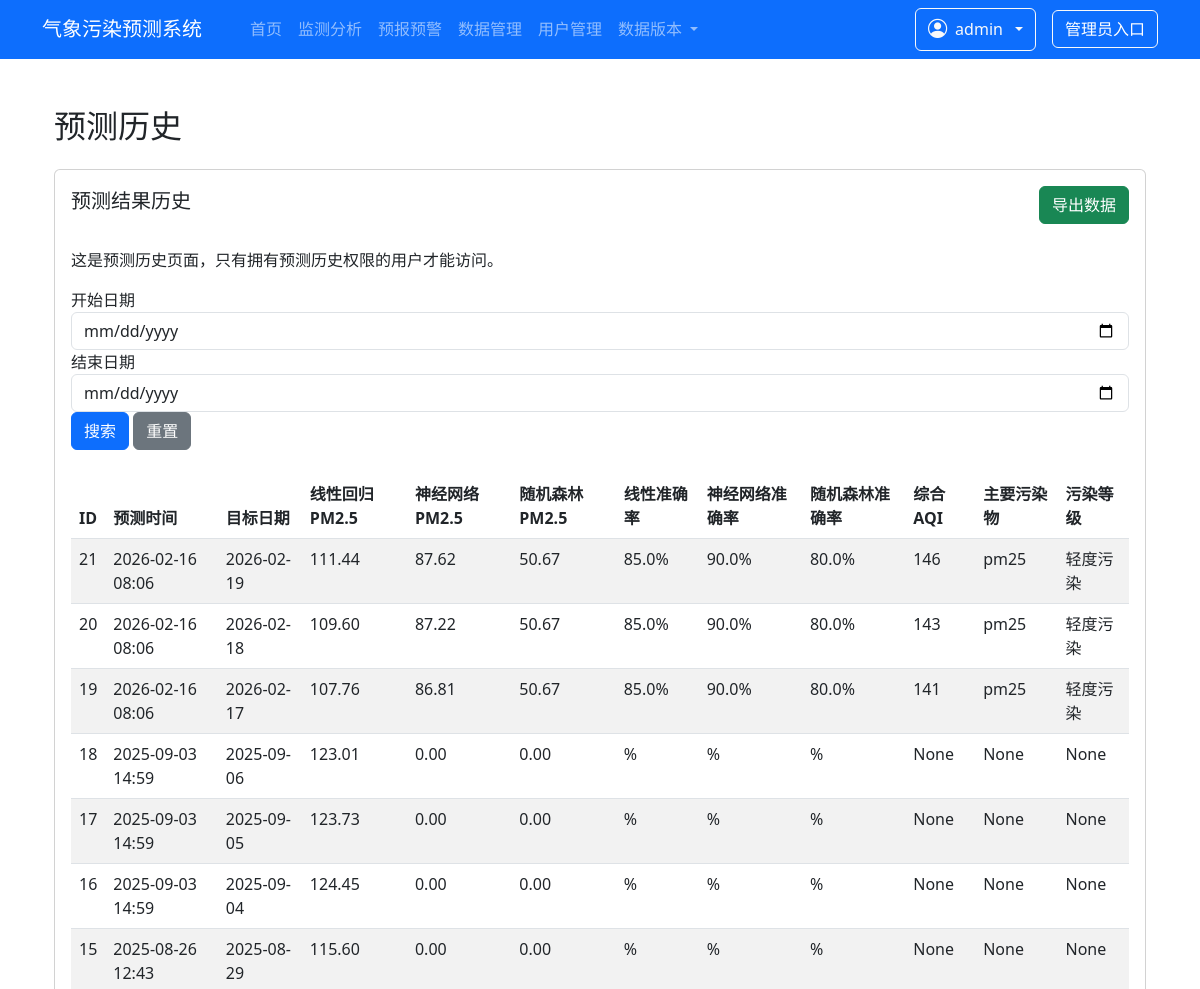
Page /system/prediction-history/ (signed in, upper part) on the earlier database version.
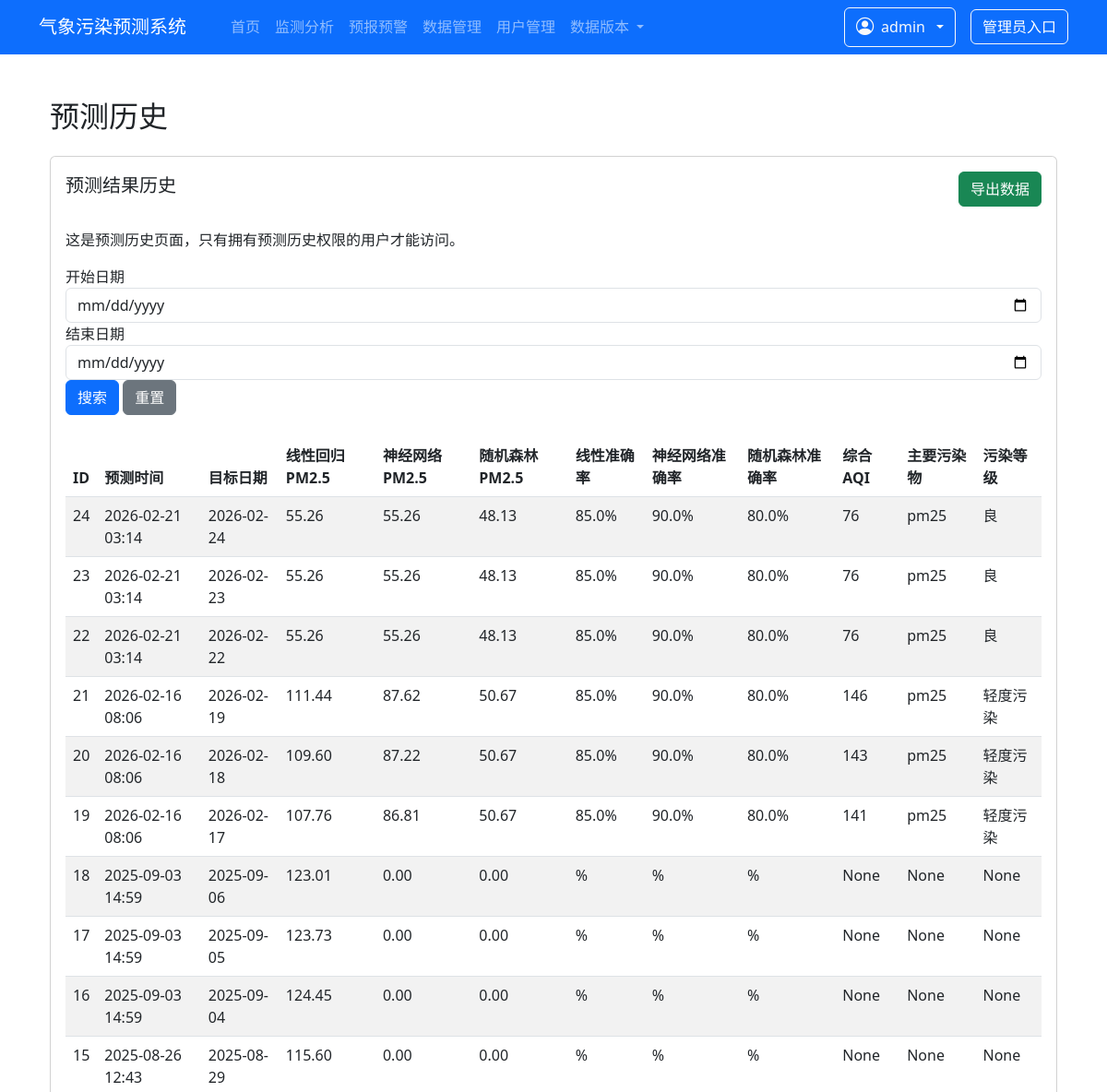
Same page on the later database version.
### pollution_app/models.py (models this page shows, shortened)
class PredictionResult(models.Model):
    predict_time = models.DateTimeField(verbose_name="预测时间", default=timezone.now)
    target_date = models.DateTimeField(verbose_name="预测目标日期")  # 预测哪一天的污染
    pm25_pred = models.FloatField(verbose_name="PM2.5预测值（线性）")
    pm10_pred = models.FloatField(verbose_name="PM10预测值（线性）")
    no2_pred = models.FloatField(verbose_name="NO₂预测值（线性）")
    so2_pred = models.FloatField(verbose_name="SO₂预测值（线性）")
    o3_pred = models.FloatField(verbose_name="O₃预测值（线性）")
    co_pred = models.FloatField(verbose_name="CO预测值（线性）")
    pm25_nn_pred = models.FloatField(default=0.0, verbose_name="PM2.5预测值（神经网络）")
    pm10_nn_pred = models.FloatField(default=0.0, verbose_name="PM10预测值（神经网络）")
    no2_nn_pred = models.FloatField(default=0.0, verbose_name="NO₂预测值（神经网络）")
    so2_nn_pred = models.FloatField(default=0.0, verbose_name="SO₂预测值（神经网络）")
    o3_nn_pred = models.FloatField(default=0.0, verbose_name="O₃预测值（神经网络）")
    co_nn_pred = models.FloatField(default=0.0, verbose_name="CO预测值（神经网络）")
    pm25_rf_pred = models.FloatField(default=0.0, verbose_name="PM2.5预测值（随机森林）")
    pm10_rf_pred = models.FloatField(default=0.0, verbose_name="PM10预测值（随机森林）")
    no2_rf_pred = models.FloatField(default=0.0, verbose_name="NO₂预测值（随机森林）")
    so2_rf_pred = models.FloatField(default=0.0, verbose_name="SO₂预测值（随机森林）")
    o3_rf_pred = models.FloatField(default=0.0, verbose_name="O₃预测值（随机森林）")
    co_rf_pred = models.FloatField(default=0.0, verbose_name="CO预测值（随机森林）")
    linear_accuracy = models.FloatField(verbose_name="线性回归准确率(%)", null=True, blank=True)
    nn_accuracy = models.FloatField(verbose_name="神经网络准确率(%)", null=True, blank=True)
    rf_accuracy = models.FloatField(verbose_name="随机森林准确率(%)", null=True, blank=True)
    overall_aqi_pred = models.IntegerField(verbose_name="综合AQI预测值", null=True, blank=True)
    main_pollutant_pred = models.CharField(verbose_name="主要污染物预测", max_length=20, null=True, blank=True)
    aqi_level_pred = models.CharField(verbose_name="AQI等级预测", max_length=20, null=True, blank=True)
    linear_rmse = models.JSONField(verbose_name="线性模型RMSE", null=True, blank=True) # 新增
    nn_rmse = models.JSONField(verbose_name="神经网络模型RMSE", null=True, blank=True) # 新增
    class Meta:
        verbose_name = "预测结果"
        verbose_name_plural = "预测结果"

### pollution_app/decorators.py (the view, shortened to what this page needs)
        def wrapper(request, *args, **kwargs):
            if not request.user.is_authenticated:
                if request.headers.get('X-Requested-With') == 'XMLHttpRequest':
                    return JsonResponse({'code': 401, 'message': '请先登录'}, status=401)
                from django.shortcuts import redirect
                return redirect('login')
            if request.user.is_staff:
                return func(request, *args, **kwargs)

### pollution_app/views.py (called while the page is built)
@permission_required('prediction_history')
def prediction_history_view(request):
    start_date = request.GET.get('start_date')
    end_date = request.GET.get('end_date')
    model_type = request.GET.get('model_type')
    query = PredictionResult.objects.all()
    if start_date:
        try:
            query = query.filter(predict_time__date__gte=start_date)
        except:
            pass
    if end_date:
        try:
            query = query.filter(predict_time__date__lte=end_date)
        except:
            pass
    predictions = query.order_by('-predict_time')
    return render(request, 'pollution_app/prediction_history.html', {
        'page_title': '预测历史',
        'predictions': predictions,
        'start_date': start_date,
        'end_date': end_date,
        'model_type': model_type
    })

### pollution_app/templates/pollution_app/prediction_history.html (shortened to what this page needs)
{% extends 'pollution_app/base.html' %}
{% block content %}
<div class="container mt-5">
    <h2>{{ page_title }}</h2>
    <div class="card mt-4">
        <div class="card-body">
            <div class="d-flex justify-content-between align-items-center mb-4">
                <h5 class="card-title">预测结果历史</h5>
                <a href="{% url 'export_prediction_history' %}?start_date={{ start_date }}&end_date={{ end_date }}" class="btn btn-success">导出数据</a>
            </div>
            <p class="card-text">这是预测历史页面，只有拥有预测历史权限的用户才能访问。</p>
            <form method="get" class="form-inline mb-4">
                <div class="form-group mr-3">
                    <label for="startDate" class="mr-2">开始日期</label>
                    <input type="date" class="form-control" id="startDate" name="start_date" value="{{ start_date }}">
                </div>
                <div class="form-group mr-3">
                    <label for="endDate" class="mr-2">结束日期</label>
                    <input type="date" class="form-control" id="endDate" name="end_date" value="{{ end_date }}">
                </div>
                <button type="submit" class="btn btn-primary">搜索</button>
                <a href="{% url 'prediction_history_view' %}" class="btn btn-secondary ml-2">重置</a>
            </form>
            {% if predictions %}
            <div class="table-responsive">
                <table class="table table-striped">
                    <thead>
                        <tr>
                            <th>ID</th>
                            <th>预测时间</th>
                            <th>目标日期</th>
                            <th>线性回归PM2.5</th>
                            <th>神经网络PM2.5</th>
                            <th>随机森林PM2.5</th>
                            <th>线性准确率</th>
                            <th>神经网络准确率</th>
                            <th>随机森林准确率</th>
                            <th>综合AQI</th>
                            <th>主要污染物</th>
                            <th>污染等级</th>
                        </tr>
                    </thead>
                    <tbody>
                        {% for prediction in predictions %}
                        <tr>
                            <td>{{ prediction.id }}</td>
                            <td>{{ prediction.predict_time|date:'Y-m-d H:i' }}</td>
                            <td>{{ prediction.target_date|date:'Y-m-d' }}</td>
                            <td>{{ prediction.pm25_pred|floatformat:2 }}</td>
                            <td>{{ prediction.pm25_nn_pred|floatformat:2 }}</td>
                            <td>{{ prediction.pm25_rf_pred|floatformat:2 }}</td>
                            <td>{{ prediction.linear_accuracy|floatformat:1 }}%</td>
                            <td>{{ prediction.nn_accuracy|floatformat:1 }}%</td>
                            <td>{{ prediction.rf_accuracy|floatformat:1 }}%</td>
                            <td>{{ prediction.overall_aqi_pred }}</td>
                            <td>{{ prediction.main_pollutant_pred }}</td>
                            <td>{{ prediction.aqi_level_pred }}</td>
                        </tr>
                        {% endfor %}
                    </tbody>
                </table>
            </div>
            {% else %}
            <div class="alert alert-info">
                暂无预测历史数据
            </div>
            {% endif %}
        </div>
    </div>
</div>
{% endblock %}

### pollution_app/templates/pollution_app/base.html (shortened to what this page needs)
<!DOCTYPE html>
<html lang="zh-CN">
<head>
    <link href="https://cdn.jsdelivr.net/npm/bootstrap@5.3.0/dist/css/bootstrap.min.css" rel="stylesheet">
    <link rel="stylesheet" href="https://cdn.jsdelivr.net/npm/bootstrap-icons@1.10.5/font/bootstrap-icons.css">
</head>
<body>
    <nav class="navbar navbar-expand-lg navbar-dark bg-primary">
        <div class="container">
            <a class="navbar-brand" href="/">气象污染预测系统</a>
            <div class="collapse navbar-collapse" id="mainNavbar">
                <ul class="navbar-nav me-auto mx-4">
                    <li class="nav-item">
                        <a class="nav-link {% if request.path == '/' %}active{% endif %}" href="/">首页</a>
                    </li>
                    <li class="nav-item">
                        <a class="nav-link {% if '/monitoring/' in request.path %}active{% endif %}"
                           href="{% url 'monitoring_analysis' %}">监测分析</a>
                    </li>
                    <li class="nav-item">
                        <a class="nav-link {% if '/forecast/' in request.path %}active{% endif %}"
                           href="{% url 'air_pollution_forecast' %}">预报预警</a>
                    </li>
                    <li class="nav-item">
                        <a class="nav-link {% if '/data-management/' in request.path %}active{% endif %}"
                           href="{% url 'data_management' %}">数据管理</a>
                    </li>
                    <li class="nav-item">
                        <a class="nav-link {% if '/system/users/' in request.path %}active{% endif %}"
                           href="{% url 'user_management' %}">用户管理</a>
                    </li>
                    <li class="nav-item dropdown">
                        <a class="nav-link dropdown-toggle {% if '/data-version/' in request.path %}active{% endif %}" href="#" role="button" data-bs-toggle="dropdown" aria-expanded="false">
                            数据版本
                        </a>
                    </li>
                </ul>
                <div class="d-flex align-items-center gap-3">
                    {% if user.is_authenticated %}
                        <div class="dropdown">
                            <button class="btn btn-outline-light dropdown-toggle d-flex align-items-center gap-2"
                                    type="button" data-bs-toggle="dropdown" aria-expanded="false">
                                <i class="bi bi-person-circle" style="font-size: 1.2rem;"></i>
                                <span>{{ user.username }}</span>
                            </button>
                        </div>
                    {% else %}
                        <a href="{% url 'login' %}" class="text-white btn btn-outline-light">登录</a>
                    {% endif %}
                    <a href="{% url 'system_settings' %}" class="text-white btn btn-outline-light">管理员入口</a>
                </div>
            </div>
        </div>
    </nav>
    <div class="container">
        {% block content %}{% endblock %}
    </div>
</body>
</html>

Differences in the rows shown:
added PredictionResult: id "24", predict_time "2026-02-21 03:14", target_date "2026-02-24", pm25_pred "55.26", pm25_nn_pred "55.26", pm25_rf_pred "48.13", linear_accuracy "85.0", nn_accuracy "90.0", rf_accuracy "80.0", overall_aqi_pred "76", main_pollutant_pred "pm25", aqi_level_pred "良"
added PredictionResult: id "23", predict_time "2026-02-21 03:14", target_date "2026-02-23", pm25_pred "55.26", pm25_nn_pred "55.26", pm25_rf_pred "48.13", linear_accuracy "85.0", nn_accuracy "90.0", rf_accuracy "80.0", overall_aqi_pred "76", main_pollutant_pred "pm25", aqi_level_pred "良"
added PredictionResult: id "22", predict_time "2026-02-21 03:14", target_date "2026-02-22", pm25_pred "55.26", pm25_nn_pred "55.26", pm25_rf_pred "48.13", linear_accuracy "85.0", nn_accuracy "90.0", rf_accuracy "80.0", overall_aqi_pred "76", main_pollutant_pred "pm25", aqi_level_pred "良"
